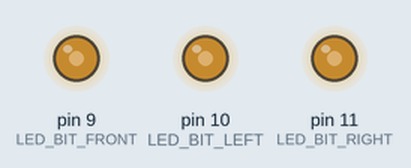
Bench run of a sketch on a simulated Arduino Uno, built with avr-gcc and run on an emulated ATmega328P. On the bench: output pins drawn as LEDs (lit = HIGH).

Above: at 0.1 s.
Timing chart, 0 to 31.4 s (numbered marks = the images above):
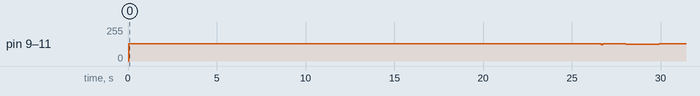

The sketch:

LED_Blink.ino
```cpp
#include <Arduino.h>
#include <avr/pgmspace.h>
#include "LEDs.hpp"
#include "Symbols.hpp"

// ─── Setup / Loop ─────────────────────────────────────────────────────────────
void setup() {
  DDRB |= (1 << LED_BIT_FRONT) | (1 << LED_BIT_LEFT) | (1 << LED_BIT_RIGHT);
  Set_All_To_Frequency(FREQ_IDLE);
}

void loop() {
  unsigned long now = micros();
  Tick_Symbols(now);
  Tick_LEDs(now);
}
```

LEDs.cpp
```cpp
#include "GPIO_Config.hpp"
#include "LEDs.hpp"

LED_Channel Channels[3] = {
  { LED_BIT_FRONT, 0, 0 },
  { LED_BIT_LEFT,  0, 0 },
  { LED_BIT_RIGHT, 0, 0 },
};

void Set_All_To_Frequency(uint16_t Hz) {
  unsigned long New_Half_Period = 500000UL / Hz;
  for (auto& Curr_Channel : Channels)
    Curr_Channel.Half_Period_us = New_Half_Period;
}

void Tick_LEDs(unsigned long Curr_Time) {
  for (auto& Curr_Channel : Channels) {
    if (Curr_Channel.Half_Period_us > 0 && Curr_Time - Curr_Channel.Last_Toggle_us >= Curr_Channel.Half_Period_us) {
      PINB = (1 << Curr_Channel.Pin_Bit);
      Curr_Channel.Last_Toggle_us = Curr_Time;
    }
  }
}
```

LEDs.hpp
```cpp
#pragma once
#include <Arduino.h>
#include "GPIO_Config.hpp"

typedef struct {
  uint8_t       Pin_Bit;
  unsigned long Half_Period_us;
  unsigned long Last_Toggle_us;
} LED_Channel;

extern LED_Channel Channels[3];

void Set_All_To_Frequency(uint16_t Hz);
void Tick_LEDs(unsigned long Curr_Time);
```

Symbols.cpp
```cpp
#include "Symbols.hpp"
#include "LEDs.hpp"
#include <avr/pgmspace.h>

// ─── Message ──────────────────────────────────────────────────────────────────
static const char message[] PROGMEM = "Hello World";
#define MSG_LEN (sizeof(message) - 1)

// ─── Sequence layout ──────────────────────────────────────────────────────────
#define STEPS_PER_CHAR 8
#define TOTAL_STEPS    (1 + (uint16_t)MSG_LEN * STEPS_PER_CHAR + 1)

// ─── Sequence state ───────────────────────────────────────────────────────────
static uint16_t      stepIndex       = 0;
static unsigned long stepStart_us    = 0;
static bool          waitingToRepeat = false;
static unsigned long repeatStart_us  = 0;

// ─── Helpers ──────────────────────────────────────────────────────────────────
static uint16_t dibitsToFreq(uint8_t dibit) {
  switch (dibit & 0x03) {
    case 0: return FREQ_00;
    case 1: return FREQ_01;
    case 2: return FREQ_10;
    default: return FREQ_11;
  }
}

static Symbol_Info computeStep(uint16_t idx) {
  if (idx == 0)               return { FREQ_IDLE, PREAMBLE_DUR_US };
  if (idx == TOTAL_STEPS - 1) return { FREQ_IDLE, PREAMBLE_DUR_US };

  uint16_t charStep = idx - 1;
  uint8_t  charIdx  = charStep / STEPS_PER_CHAR;
  uint8_t  subStep  = charStep % STEPS_PER_CHAR;

  if (subStep % 2 == 0) {
    return { FREQ_SEND, SYMBOL_DUR_US };
  } else {
    uint8_t c      = pgm_read_byte(&message[charIdx]);
    uint8_t dibIdx = subStep / 2;
    uint8_t shift  = dibIdx * 2;          // LSB first
    uint8_t dibit  = (c >> shift) & 0x03;
    return { dibitsToFreq(dibit), SYMBOL_DUR_US };
  }
}

// ─── Sequence engine ──────────────────────────────────────────────────────────
void Tick_Symbols(unsigned long now) {
  if (waitingToRepeat) {
    if (now - repeatStart_us >= REPEAT_DELAY_US) {
      stepIndex       = 0;
      stepStart_us    = now;
      waitingToRepeat = false;
      Set_All_To_Frequency(computeStep(0).freq_hz);
    }
    return;
  }

  Symbol_Info cur = computeStep(stepIndex);
  if (now - stepStart_us >= cur.dur_us) {
    stepIndex++;
    if (stepIndex < TOTAL_STEPS) {
      Set_All_To_Frequency(computeStep(stepIndex).freq_hz);
      stepStart_us = now;
    } else {
      Set_All_To_Frequency(FREQ_IDLE);
      waitingToRepeat = true;
      repeatStart_us  = now;
    }
  }
}
```

Symbols.hpp
```cpp
#pragma once
#include <Arduino.h>
#include "GPIO_Config.hpp"

struct Symbol_Info {
  uint16_t      freq_hz;
  unsigned long dur_us;
};

void Tick_Symbols(unsigned long Curr_Time);
```

GPIO_Config.hpp
```cpp
#pragma once

// Pin definitions (PORTB)
#define LED_BIT_FRONT PB1
#define LED_BIT_LEFT  PB2
#define LED_BIT_RIGHT PB3

// Frequency Symbols
#define FREQ_IDLE  1200
#define FREQ_00    300
#define FREQ_01    400
#define FREQ_10    500
#define FREQ_11    600
#define FREQ_SEND  900

// Timings
#define SYMBOL_DUR_US    100000UL // Time dedicated for each symbol
#define PREAMBLE_DUR_US   500000UL
#define REPEAT_DELAY_US  2000000UL // Time between each message
```
